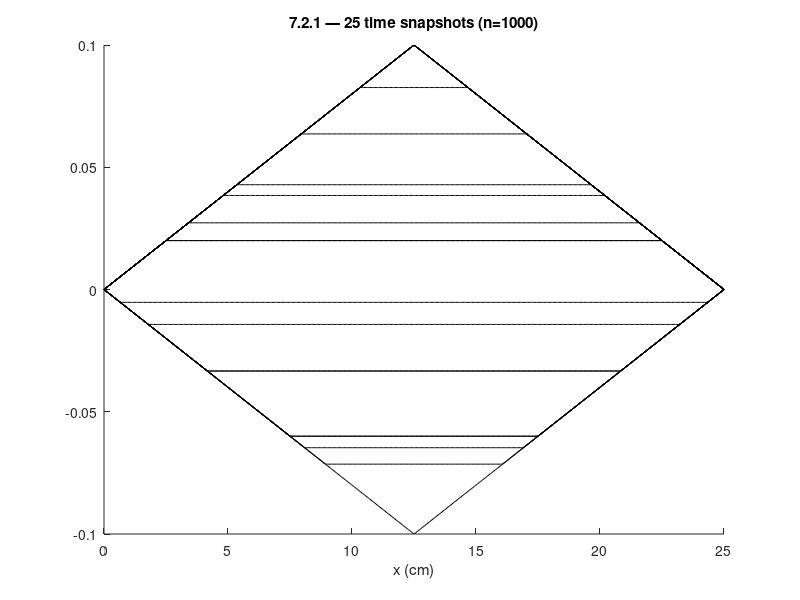

The MATLAB source for this figure:
% Set values for plotting
xs = linspace(0, 25, 500);
ts = 1 ./ linspace(0, 50, 25);

%% 7.2.1

problem_number = '7.2.1';

% Wave speed
c = 2500;

% Wave function Fourier series
nmax = 1000;
an = @(n, t) 4/(5*n^2*pi^2)*sin(n*pi/2)*cos(c*n*pi*t/25);

us = zeros(length(ts), length(xs));
row = 1;

for t = ts
  u = 0;

  for n = 1:nmax
    u = u + an(n, t) * sin(n*pi*xs/25);
  end

  us(row, :) = u;
  row = row + 1;
end

figure();
hold on;

for i = 1:25
  plot(xs, us(i, :), 'k');
end

xlabel('x (cm)');
xlim([0, 25]);
title(strcat(problem_number, ' — 25 time snapshots (n=', num2str(nmax), ')'));

hold off;
